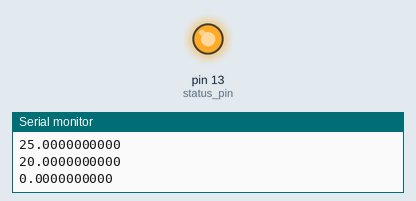
Simulated run of this sketch. Board: Arduino Uno, built with avr-gcc and run on an emulated ATmega328P. Shown: output pins drawn as LEDs (lit = HIGH), the last lines printed to the serial monitor. Random numbers use the default seed unless the sketch sets one.

Above: at 0.2 s.
At 2.9 s:
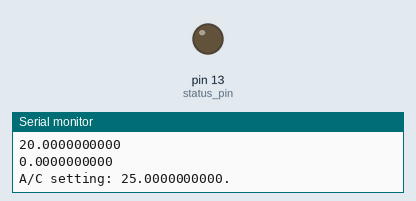
Timing chart, 0 to 7.1 s (numbered marks = the images above):
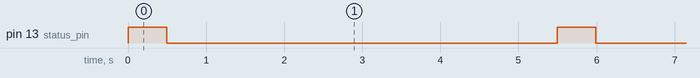

Measured:
- by itself, pin 13 (status_pin): alternates HIGH for 0.50 s and LOW for 5.0 s

The sketch:

ThermoFuzzy.ino
```cpp
/*
	ThermoFuzzy - 	a simple fuzzy rule algorithm
		     	for managing a simple smart thermostat
		     	based on climactic differences between an indoor
		     	location and outdoor conditions.

			The thermostat controls an A/C unit

	Platform   - 	TinyDuino or Arduino Uno

	==========================================================

	10 Jul 2014	Initial implementation
*/


const int status_pin = 13;	// status indicator LED

// ranges for outdoor conditions (temperature, humdity)
const int OutdoorTemp_rng[] = {68, 90};
const int OutdoorHum_rng[] = {20, 75};

// ranges for indoor conditions (temperature, humdity)
const int IndoorTemp_rng[] = {68, 90};
const int IndoorHum_rng[] = {20, 75};

// indoor temperature value range
const int IT_val[] 	= {30,  40,  50, 60,  70,  80,  90, 100};
// indoor temperature membership functions
const float IT_cold[] 	= { 1, 0.5,0.25,  0,   0,   0,   0,   0};
const float IT_mild[] 	= { 0,   0, 0.5,  1, 0.5,   0,   0,   0};
const float IT_hot[] 	= { 0,   0,   0,  0,0.25, 0.5,   1,   1};

// indoor humidity value range
const int IH_val[] 	= {10,  20,  30, 40,  50,  60,  70,  80};
// indoor temperature membership functions
const float IH_dry[] 	= { 1, 0.5,0.25,   0,   0,   0,   0,   0};
const float IH_mild[] 	= { 0,   0, 0.5,   1, 0.5,   0,   0,   0};
const float IH_muggy[] 	= { 0,   0,0.25, 0.5,   1,   1,   1,   1};

// outdoor temperature value range
const int OT_val[] 	= {30,  40,  50, 60,  70,  80,  90, 100};
// outdoor temperature membership functions
const float OT_cold[] 	= { 1, 0.5,0.25,  0,   0,   0,   0,   0};
const float OT_mild[] 	= { 0,   0, 0.5,  1, 0.5,   0,   0,   0};
const float OT_hot[] 	= { 0,   0,   0,  0,0.25, 0.5,   1,   1};

// indoor humidity value range
const int OH_val[] 	= {10,  20,  30, 40,  50,  60,  70,  80};
// indoor temperature membership functions
const float OH_dry[] 	= { 1, 0.5,0.25,   0,   0,   0,   0,   0};
const float OH_mild[] 	= { 0,   0, 0.5,   1, 0.5,   0,   0,   0};
const float OH_muggy[] 	= { 0,   0,0.25, 0.5,   1,   1,   1,   1};

// AC value range (cfm)
const int AC_val[] 	= { 0,   5,  10,  15,  20,  25,  30};
// indoor temperature membership functions
const float AC_idle[] 	= { 1, 0.5,0.25,   0,   0,   0,   0};
const float AC_low[] 	= { 0,0.25, 0.5,   1, 0.5,0.25,   0};
const float AC_medium[] = { 0,   0,0.25, 0.5,   1, 0.5,0.25};
const float AC_high[] 	= { 0,   0,   0,0.25, 0.5,   1,   1};

// rule set

/*
	NOTE

	For all temperature parameters,

		(abbreviation)		(description)

		     "C"		cold
		     "M"		mild
		     "H"		hot

	For all humidity parameters,

		(abbreviation)		(description)

		     "D"		dry
		     "M"		mild
		     "U"		muggy

	For the A/C setting,

		(abbreviation)		(description)

		     "I"		idle
		     "L"		low
		     "M"		medium
		     "H"		high

	In all cases, "X" means that the parameter is not used.

	Structure of rules:

	1. Each column is a rule. First 4 values across the column are the LHS.
	   Last (5th) value is the RHS.

	2. Each 'row' (parameter array) represents target fuzzy values,
	   with each value representing the target comparison fuzzy value for that rule.

*/

const char IT[]	= {'M','H','H','M'};
const char IH[]	= {'M','U','M','U'};
const char OT[]	= {'X','X','X','C'};
const char OH[]	= {'X','X','X','M'};
const char AC[]	= {'I','H','M','I'};

// cummulative LHS membership value for each rule

float muLHS[] = {1,1,1,1};

// RHS centroid value for each rule

float vRHS[] = {-1,-1,-1,-1};

// current indoor and outdoor condition settings
int IT_curr;
int IH_curr;
int OT_curr;
int OH_curr;

// current AC setting
float AC_set;

int iter=0;	// iteration counter for the loop


void setup()
{
	int i,j;
	float mn;

	// initially host messaging
	Serial.begin(9600);
	while (!Serial);

	pinMode(status_pin, OUTPUT);	// set the status LED as output only

	randomSeed(analogRead(0));	// initialize the random number generator for condition readings

	// calculate the centroids for each rule
	for(i=0;i<sizeof(IT);i++)
	{
		vRHS[i] = -1; mn = 0;
		switch(AC[i])
		{
			case 'I':
				for(j=0;j<int(sizeof(AC_idle)/4);j++)
				{
					if(AC_idle[j] > mn)
					{
						vRHS[i] = AC_val[j]; mn = AC_idle[j];
					}
				}
				break;
			case 'L':
				for(j=0;j<int(sizeof(AC_low)/4);j++)
				{
					if(AC_low[j] > mn)
					{
						vRHS[i] = AC_val[j]; mn = AC_low[j];
					}
				}
				break;
			case 'M':
				for(j=0;j<int(sizeof(AC_medium)/4);j++)
				{
					if(AC_medium[j] > mn)
					{
						vRHS[i] = AC_val[j]; mn = AC_medium[j];
					}
				}
				break;
			case 'H':
				for(j=0;j<int(sizeof(AC_high)/4);j++)
				{
					if(AC_high[j] > mn)
					{
						vRHS[i] = AC_val[j]; mn = AC_high[j];
					}
				}
				break;
		}
	}

}

void loop()
{
	int i;

	digitalWrite(status_pin, HIGH);	 // turn status LED on

	Serial.println("_____________________________________________"); Serial.flush();

	// obtain input parameter readings
	IT_curr = int(random(IndoorTemp_rng[0],IndoorTemp_rng[1]));  	// indoor temperature
	IH_curr = int(random(IndoorHum_rng[0],IndoorHum_rng[1]));	// indoor humidity
	OT_curr = int(random(OutdoorTemp_rng[0],OutdoorTemp_rng[1]));  	// outdoor temperature
	OH_curr = int(random(OutdoorHum_rng[0],OutdoorHum_rng[1]));	// outdoor humidity

	Serial.print("Readings: ");
	Serial.print(IT_curr,DEC); Serial.print(", ");
	Serial.print(IH_curr,DEC); Serial.print(", ");
	Serial.print(OT_curr,DEC); Serial.print(", ");
	Serial.print(OH_curr,DEC); Serial.println("."); Serial.flush();

	// perform scan for each rule per step 1 of fuzzy inference

	rule_scan();

	Serial.println("LHS: ");
	for(i=0;i<int(sizeof(muLHS)/4);i++)
	{
		Serial.println(muLHS[i],DEC);
	}
	Serial.println(); Serial.flush();
	Serial.println("RHS: ");
	for(i=0;i<int(sizeof(vRHS)/4);i++)
	{
		Serial.println(vRHS[i],DEC);
	}
	Serial.println(); Serial.flush();

	// perform centroid calculation per step 2 of fuzzy inference

	calc_centroid();

	Serial.print("A/C setting: "); Serial.print(AC_set,DEC);
	Serial.println("."); Serial.flush();

	delay(250);
	digitalWrite(status_pin, LOW);	 // turn status LED off

	// 5 second delay (mimic 1 min. wait)
	delay(5000);

}

void rule_scan()
{
	int i, j;
	float x_val;

	for(i=0;i<sizeof(IT);i++)
	{
		// calculate the minimum mu value for the LHS

		muLHS[i] = 1;
		if(IT[i] != 'X')
		{
			x_val = calc_mu(IT_curr,'T',IT[i]); muLHS[i] = min(muLHS[i],x_val);
		}
		if(IH[i] != 'X')
		{
			x_val = calc_mu(IH_curr,'H',IH[i]); muLHS[i] = min(muLHS[i],x_val);
		}
		if(OT[i] != 'X')
		{
			x_val = calc_mu(OT_curr,'T',OT[i]); muLHS[i] = min(muLHS[i],x_val);
		}
		if(OH[i] != 'X')
		{
			x_val = calc_mu(OH_curr,'H',OH[i]); muLHS[i] = min(muLHS[i],x_val);
		}
	}

	return;
}

void calc_centroid()
{
	int i;
	float ttl1, ttl2;

	ttl1 = 0; ttl2 = 0; AC_set = 0;

	for(i=0;i<int(sizeof(muLHS)/4);i++)
	{
		ttl1 = ttl1 + muLHS[i] * vRHS[i];
		ttl2 = ttl2 + muLHS[i];
	}

	if(ttl2 != 0) AC_set = float(ttl1 / ttl2);

	return;
}

float calc_mu(int val_in, char parm, char mu)
{
	int i, idx, min_val, max_val;
	float min_mu, max_mu, x_val;

	// select the appropriate mu range based on parameter type (temperature, humidity)
	// and the mu function selected (cold, mild, dry, etc.)
	switch(parm)
	{
		case 'T':
			for(i=0;i<=int(sizeof(IT_val)/2)-2 && val_in > IT_val[i]; i++);
			idx = i-1; min_val = IT_val[idx]; max_val = IT_val[idx+1];
			switch(mu)
			{
				case 'C':
					min_mu = IT_cold[idx]; max_mu = IT_cold[idx+1];
					break;
				case 'M':
					min_mu = IT_mild[idx]; max_mu = IT_mild[idx+1];
					break;
				case 'H':
					min_mu = IT_hot[idx]; max_mu = IT_hot[idx+1];
					break;

			}
			break;
		case 'H':
			for(i=0;i<=int(sizeof(IH_val)/2)-2 && val_in > IH_val[i]; i++);
			idx = i-1; min_val = IH_val[idx]; max_val = IH_val[idx+1];
			switch(mu)
			{
				case 'D':
					min_mu = IH_dry[idx]; max_mu = IH_dry[idx+1];
					break;
				case 'M':
					min_mu = IH_mild[idx]; max_mu = IH_mild[idx+1];
					break;
				case 'U':
					min_mu = IH_muggy[idx]; max_mu = IH_muggy[idx+1];
					break;

			}
			break;
	}
	// flip the end points of the selected mu range, if they are not monitonically increasing
	if(min_mu > max_mu)
	{
		x_val = min_mu; min_mu = max_mu; max_mu = x_val;
	}

	// calculate the interpolated mu value for this parameter and mu selection
	x_val = val_in - min_val; x_val /= max_val - min_val;
	x_val *= max_mu - min_mu; x_val += min_mu;

	return x_val;
}
```
